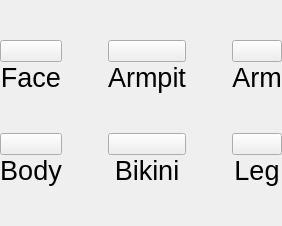
                    <widget class="QWidget" name="femalePage">
                     <layout class="QVBoxLayout" name="verticalLayout_32">
                      <property name="leftMargin">
                       <number>0</number>
                      </property>
                      <property name="topMargin">
                       <number>0</number>
                      </property>
                      <property name="rightMargin">
                       <number>0</number>
                      </property>
                      <property name="bottomMargin">
                       <number>0</number>
                      </property>
                      <item>
                       <layout class="QVBoxLayout" name="verticalLayout_31" stretch="0">
                        <property name="topMargin">
                         <number>0</number>
                        </property>
                        <item>
                         <layout class="QGridLayout" name="fBodyPartsLayout" columnstretch="0,0,0,0,0">
                          <property name="bottomMargin">
                           <number>0</number>
                          </property>
                          <property name="verticalSpacing">
                           <number>0</number>
                          </property>
                          <item row="2" column="2">
                           <widget class="QLabel" name="lblFArmpit">
                            <property name="font">
                             <font>
                              <family>Arial</family>
                              <pointsize>20</pointsize>
                             </font>
                            </property>
                            <property name="text">
                             <string>Armpit</string>
                            </property>
                            <property name="alignment">
                             <set>Qt::AlignCenter</set>
                            </property>
                           </widget>
                          </item>
                          <item row="1" column="2">
                           <widget class="QPushButton" name="btnFArmpit">
                            <property name="text">
                             <string/>
                            </property>
                            <property name="icon">
                             <iconset>
                              <normaloff>images/fArmpit.png</normaloff>images/fArmpit.png</iconset>
                            </property>
                            <property name="iconSize">
                             <size>
                              <width>180</width>
                              <height>170</height>
                             </size>
                            </property>
                           </widget>
                          </item>
                          <item row="2" column="4">
                           <widget class="QLabel" name="lblFArm">
                            <property name="font">
                             <font>
                              <family>Arial</family>
                              <pointsize>20</pointsize>
                             </font>
                            </property>
                            <property name="text">
                             <string>Arm</string>
                            </property>
                            <property name="alignment">
                             <set>Qt::AlignCenter</set>
                            </property>
                           </widget>
                          </item>
                          <item row="4" column="0">
                           <widget class="QPushButton" name="btnFBody">
                            <property name="text">
                             <string/>
                            </property>
                            <property name="icon">
                             <iconset>
                              <normaloff>images/fBody.png</normaloff>images/fBody.png</iconset>
                            </property>
                            <property name="iconSize">
                             <size>
                              <width>180</width>
                              <height>170</height>
                             </size>
                            </property>
                           </widget>
                          </item>
                          <item row="1" column="0">
                           <widget class="QPushButton" name="btnFFace">
                            <property name="styleSheet">
                             <string notr="true"/>
                            </property>
                            <property name="text">
                             <string/>
                            </property>
                            <property name="icon">
                             <iconset>
                              <normaloff>images/fFace.png</normaloff>images/fFace.png</iconset>
                            </property>
                            <property name="iconSize">
                             <size>
                              <width>180</width>
                              <height>170</height>
                             </size>
                            </property>
                           </widget>
                          </item>
                          <item row="2" column="0">
                           <widget class="QLabel" name="lblFFace">
                            <property name="font">
                             <font>
                              <family>Arial</family>
                              <pointsize>20</pointsize>
                             </font>
                            </property>
                            <property name="styleSheet">
                             <string notr="true"/>
                            </property>
                            <property name="text">
                             <string>Face</string>
                            </property>
                            <property name="alignment">
                             <set>Qt::AlignCenter</set>
                            </property>
                           </widget>
                          </item>
                          <item row="5" column="0">
                           <widget class="QLabel" name="lblFBody">
                            <property name="font">
                             <font>
                              <family>Arial</family>
                              <pointsize>20</pointsize>
                             </font>
                            </property>
                            <property name="text">
                             <string>Body</string>
                            </property>
                            <property name="alignment">
                             <set>Qt::AlignCenter</set>
                            </property>
                           </widget>
                          </item>
                          <item row="5" column="4">
                           <widget class="QLabel" name="lblFLeg">
                            <property name="font">
                             <font>
                              <family>Arial</family>
                              <pointsize>20</pointsize>
                             </font>
                            </property>
                            <property name="text">
                             <string>Leg</string>
                            </property>
                            <property name="alignment">
                             <set>Qt::AlignCenter</set>
                            </property>
                           </widget>
                          </item>
                          <item row="1" column="4">
                           <widget class="QPushButton" name="btnFArm">
                            <property name="text">
                             <string/>
                            </property>
                            <property name="icon">
                             <iconset>
                              <normaloff>images/fArm.png</normaloff>images/fArm.png</iconset>
                            </property>
                            <property name="iconSize">
                             <size>
                              <width>180</width>
                              <height>170</height>
                             </size>
                            </property>
                           </widget>
                          </item>
                          <item row="4" column="2">
                           <widget class="QPushButton" name="btnFBikini">
                            <property name="text">
                             <string/>
                            </property>
                            <property name="icon">
                             <iconset>
                              <normaloff>images/fBikini.png</normaloff>images/fBikini.png</iconset>
                            </property>
                            <property name="iconSize">
                             <size>
                              <width>180</width>
                              <height>170</height>
                             </size>
                            </property>
                           </widget>
                          </item>
                          <item row="4" column="4">
                           <widget class="QPushButton" name="btnFLeg">
                            <property name="text">
                             <string/>
                            </property>
                            <property name="icon">
                             <iconset>
                              <normaloff>images/fLeg.png</normaloff>images/fLeg.png</iconset>
                            </property>
                            <property name="iconSize">
                             <size>
                              <width>180</width>
                              <height>170</height>
                             </size>
                            </property>
                           </widget>
                          </item>
                          <item row="6" column="2">
                           <spacer name="verticalSpacer_22">
                            <property name="orientation">
                             <enum>Qt::Vertical</enum>
                            </property>
                            <property name="sizeHint" stdset="0">
                             <size>
                              <width>20</width>
                              <height>40</height>
                             </size>
                            </property>
                           </spacer>
                          </item>
                          <item row="1" column="1">
                           <spacer name="horizontalSpacer_21">
                            <property name="orientation">
                             <enum>Qt::Horizontal</enum>
                            </property>
                            <property name="sizeHint" stdset="0">
                             <size>
                              <width>40</width>
                              <height>20</height>
                             </size>
                            </property>
                           </spacer>
                          </item>
                          <item row="1" column="3">
                           <spacer name="horizontalSpacer_22">
                            <property name="orientation">
                             <enum>Qt::Horizontal</enum>
                            </property>
                            <property name="sizeHint" stdset="0">
                             <size>
                              <width>40</width>
                              <height>20</height>
                             </size>
                            </property>
                           </spacer>
                          </item>
                          <item row="3" column="2">
                           <spacer name="verticalSpacer_23">
                            <property name="orientation">
                             <enum>Qt::Vertical</enum>
                            </property>
                            <property name="sizeHint" stdset="0">
                             <size>
                              <width>20</width>
                              <height>40</height>
                             </size>
                            </property>
                           </spacer>
                          </item>
                          <item row="0" column="2">
                           <spacer name="verticalSpacer_20">
                            <property name="orientation">
                             <enum>Qt::Vertical</enum>
                            </property>
                            <property name="sizeHint" stdset="0">
                             <size>
                              <width>20</width>
                              <height>40</height>
                             </size>
                            </property>
                           </spacer>
                          </item>
                          <item row="5" column="2">
                           <widget class="QLabel" name="lblFBikini">
                            <property name="font">
                             <font>
                              <family>Arial</family>
                              <pointsize>20</pointsize>
                             </font>
                            </property>
                            <property name="text">
                             <string>Bikini</string>
                            </property>
                            <property name="alignment">
                             <set>Qt::AlignCenter</set>
                            </property>
                           </widget>
                          </item>
                         </layout>
                        </item>
                       </layout>
                      </item>
                     </layout>
                    </widget>
